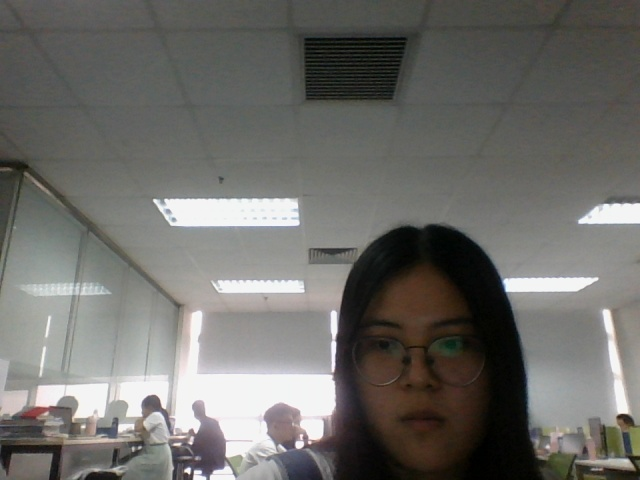
#> input picture animal.jpg, 640 x 480 px, given in place of test.flv, which was not available
$ python meanshift.py
#> lines starting #> are read from the running program, lines starting #| are printed output that depends on the picture; after the words box and inside, x2 and y2 are one past the last pixel; in counts of white or black regions, pixels touching at a corner belong together; pictures that were not available may be replaced by others from this repository, and a replacement may not be noted
import cv2
import numpy as np

# 设置初始化的窗口位置
r,h,c,w = 0,560,0,305 # 设置初试窗口位置和大小
track_window = (c,r,w,h)

cap = cv2.VideoCapture('test.flv')

ret, frame= cap.read()
#> frame is the input picture: shape (480, 640, 3); mean B, G, R 105, 108.7, 109.7

# 设置追踪的区域
roi = frame[r:r+h, c:c+w]
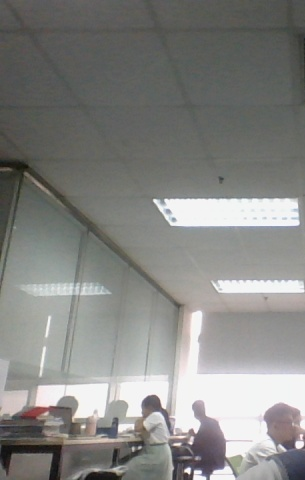
#> roi: shape (480, 305, 3); mean B, G, R 130.6, 133.3, 133.1
# roi区域的hsv图像
hsv_roi = cv2.cvtColor(frame, cv2.COLOR_BGR2HSV)
#> hsv_roi: shape (480, 640, 3); mean H, S, V 46.7, 28.3, 111.4
# 取值hsv值在(0,60,32)到(180,255,255)之间的部分
mask = cv2.inRange(hsv_roi, np.array((0., 60.,32.)), np.array((180.,255.,255.)))
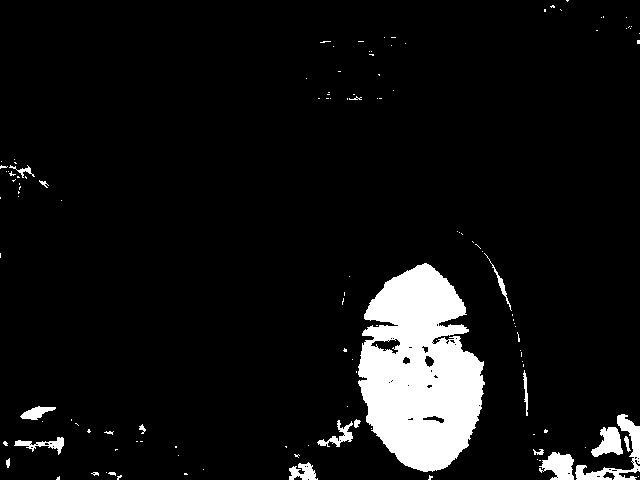
#> mask: shape (480, 640); 7.4% white; 125 white regions (105 under 20 px), largest, box (x1, y1, x2, y2) and area: (358, 263, 485, 472) 18244, (575, 414, 640, 480) 1063, (539, 452, 574, 480) 650
# 计算直方图,参数为 图片(可多)，通道数，蒙板区域，直方图长度，范围
roi_hist = cv2.calcHist([hsv_roi],[0],mask,[180],[0,180])
#> roi_hist = 180 values, max 3665 at index 13, min 0 at index 47, mean 126.6
# 归一化
cv2.normalize(roi_hist,roi_hist,0,255,cv2.NORM_MINMAX)

# 设置终止条件，迭代10次或者至少移动1次
term_crit = ( cv2.TERM_CRITERIA_EPS | cv2.TERM_CRITERIA_COUNT, 10, 1 )

while(1):
    ret, frame = cap.read()
    if ret == True:
        # 计算每一帧的hsv图像
        hsv = cv2.cvtColor(frame, cv2.COLOR_BGR2HSV)
        # 计算反向投影
        dst = cv2.calcBackProject([hsv],[0],roi_hist,[0,180],1)
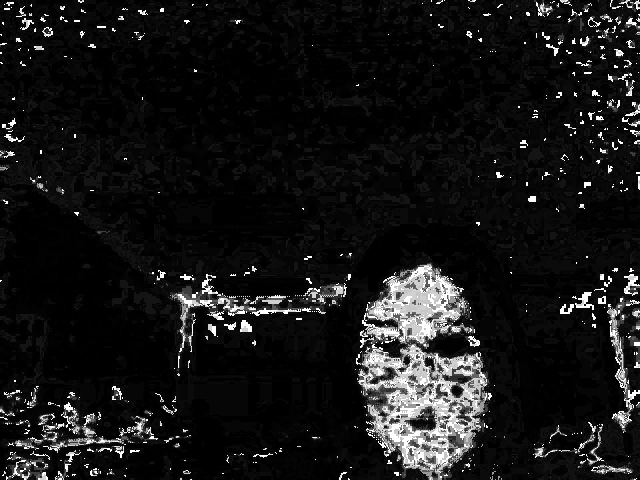
#> dst: shape (480, 640); min 0, max 255, mean 22.5

        # 调用meanShift算法在dst中寻找目标窗口，找到后返回目标窗口
        ret, track_window = cv2.meanShift(dst, track_window, term_crit)
#> ret = 0; track_window = (0, 0, 305, 480)
        # Draw it on image
        x,y,w,h = track_window
#> x = 0; y = 0; w = 305; h = 480
        img2 = cv2.rectangle(frame, (x,y), (x+w,y+h), 255,2)
        cv2.imshow('img2',img2)


    if cv2.waitKey(1) & 0xFF == ord('q'):
#> (key q is pressed here)
        break
cap.release()
cv2.destroyAllWindows()

$ run again, on car.jpg
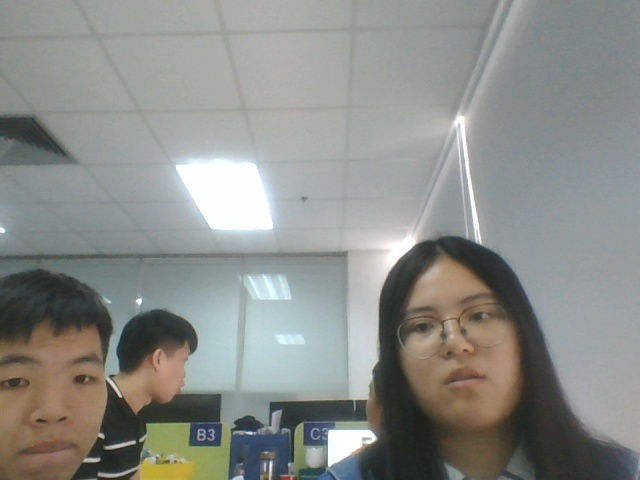
#> input picture car.jpg, 640 x 480 px, given in place of test.flv, which was not available
#> frame is the input picture: shape (480, 640, 3); mean B, G, R 137.3, 140.9, 139.5
#> hsv_roi: shape (480, 640, 3); mean H, S, V 63.8, 25.3, 145.2
#> `mask = cv2.inRange(hsv_roi, np.array((0., 60.,32.)), np.array((180.,25..`:
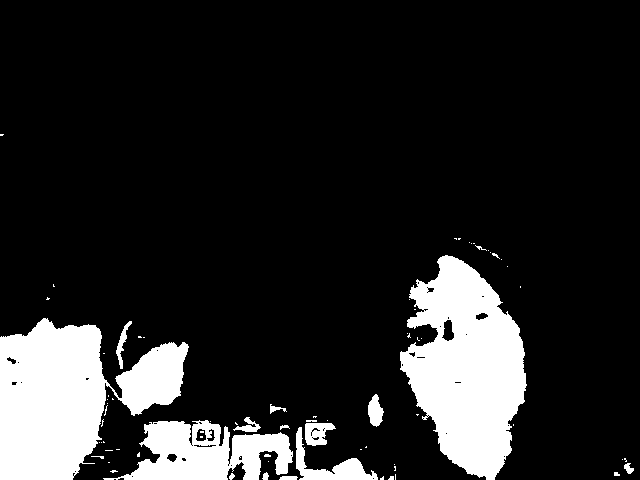
#> mask: shape (480, 640); 14.9% white; 74 white regions (56 under 20 px), largest, box (x1, y1, x2, y2) and area: (0, 318, 189, 480) 18140, (400, 255, 527, 480) 18013, (103, 420, 293, 480) 6534
#> roi_hist = 180 values, max 7082 at index 13, min 0 at index 0, mean 254.7
#> `dst = cv2.calcBackProject([hsv],[0],roi_hist,[0,180],1)`:
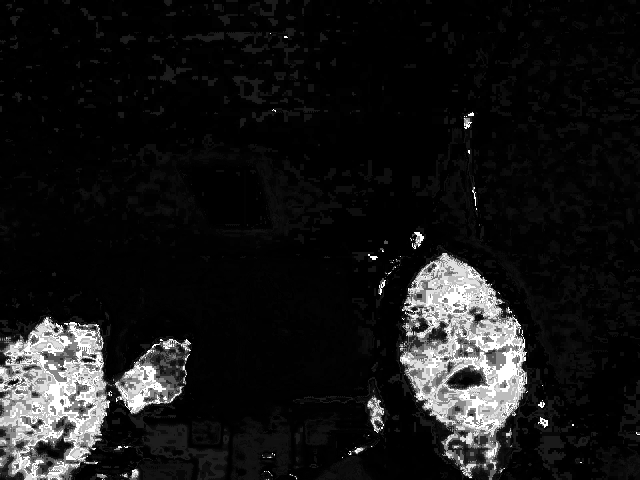
#> dst: shape (480, 640); min 0, max 255, mean 23.5
#> ret = 0; track_window = (0, 0, 305, 480)
#> x = 0; w = 305; h = 480

$ run again, on text.jpg
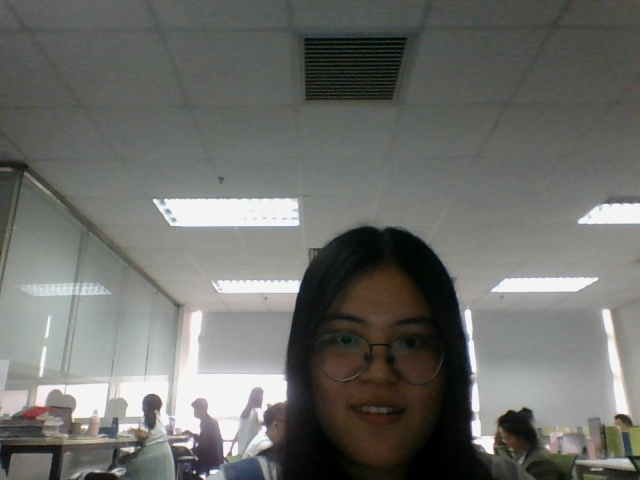
#> input picture text.jpg, 640 x 480 px, given in place of test.flv, which was not available
#> frame is the input picture: shape (480, 640, 3); mean B, G, R 105.9, 109.7, 108.9
#> hsv_roi: shape (480, 640, 3); mean H, S, V 52.8, 28, 111.7
#> `mask = cv2.inRange(hsv_roi, np.array((0., 60.,32.)), np.array((180.,25..`:
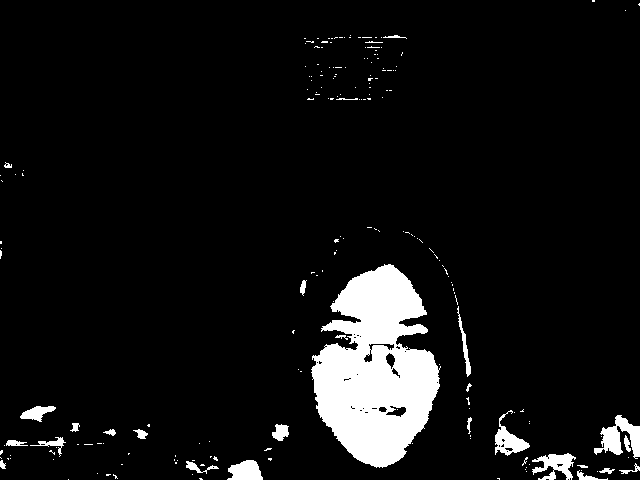
#> mask: shape (480, 640); 7.2% white; 199 white regions (171 under 20 px), largest, box (x1, y1, x2, y2) and area: (311, 264, 441, 468) 16782, (594, 415, 640, 459) 950, (532, 453, 576, 480) 641
#> roi_hist = 180 values, max 3351 at index 13, min 0 at index 47, mean 122.3
#> `dst = cv2.calcBackProject([hsv],[0],roi_hist,[0,180],1)`:
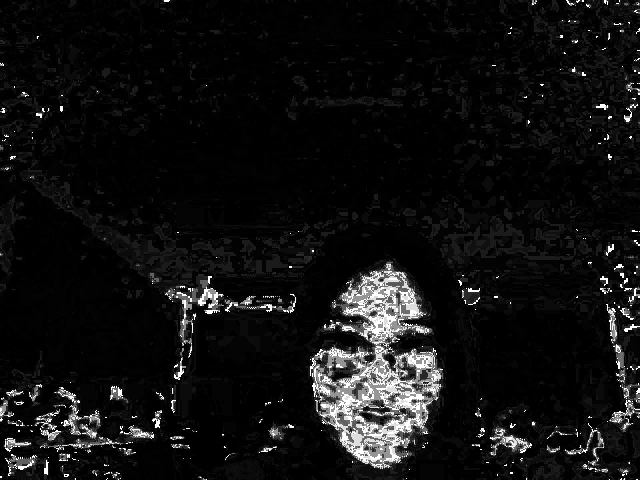
#> dst: shape (480, 640); min 0, max 255, mean 17.4
#> ret = 0; track_window = (0, 0, 305, 480)
#> x = 0; w = 305; h = 480
